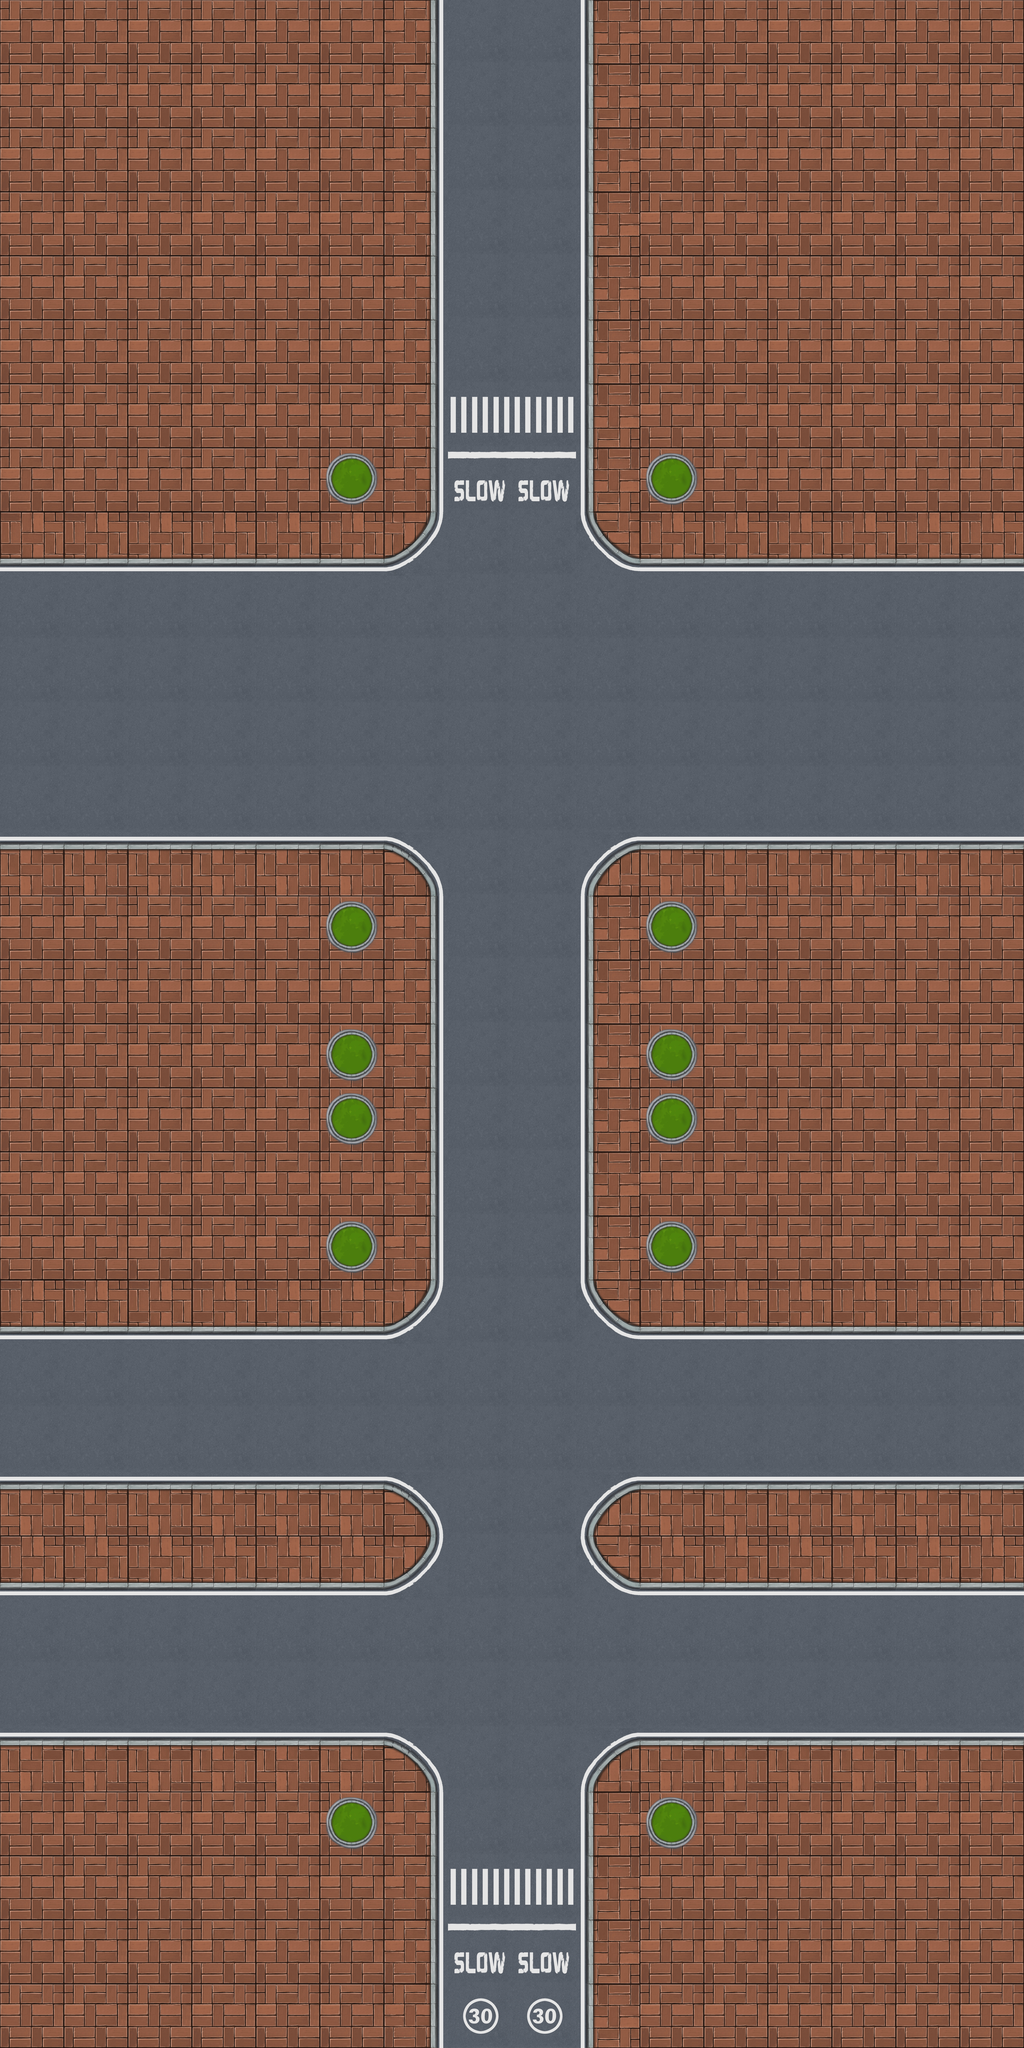

This is a level from a 2D game, rendered from its Tiled map with the project's own tilesets. A one-line summary and the complete map file follow:
An orthogonal 16x32 tile map with 256x256 px tiles, 1 tile layer (Слой тайлов 1).

<map version="1.0" orientation="orthogonal" renderorder="left-down" width="16" height="32" tilewidth="256" tileheight="256" nextobjectid="1">
 <tileset firstgid="1" name="city" tilewidth="256" tileheight="256" tilecount="55" columns="0">
  <tile id="55">
   <image width="256" height="256" source="VRGoogle1/city_tex/block_01.jpg" />
  </tile>
  <tile id="56">
   <image width="256" height="256" source="VRGoogle1/city_tex/block_02 — копия (2).jpg" />
  </tile>
  <tile id="57">
   <image width="256" height="256" source="VRGoogle1/city_tex/block_02 — копия (3).jpg" />
  </tile>
  <tile id="58">
   <image width="256" height="256" source="VRGoogle1/city_tex/block_02 — копия.jpg" />
  </tile>
  <tile id="59">
   <image width="256" height="256" source="VRGoogle1/city_tex/block_02.jpg" />
  </tile>
  <tile id="60">
   <image width="256" height="256" source="VRGoogle1/city_tex/block_03.jpg" />
  </tile>
  <tile id="61">
   <image width="256" height="256" source="VRGoogle1/city_tex/block_04 — копия (2).jpg" />
  </tile>
  <tile id="62">
   <image width="256" height="256" source="VRGoogle1/city_tex/block_04 — копия.jpg" />
  </tile>
  <tile id="63">
   <image width="256" height="256" source="VRGoogle1/city_tex/block_04.jpg" />
  </tile>
  <tile id="64">
   <image width="256" height="256" source="VRGoogle1/city_tex/block_05.jpg" />
  </tile>
  <tile id="65">
   <image width="256" height="256" source="VRGoogle1/city_tex/block_06.jpg" />
  </tile>
  <tile id="66">
   <image width="256" height="256" source="VRGoogle1/city_tex/block_07.jpg" />
  </tile>
  <tile id="67">
   <image width="256" height="256" source="VRGoogle1/city_tex/block_08.jpg" />
  </tile>
  <tile id="68">
   <image width="256" height="256" source="VRGoogle1/city_tex/block_09.jpg" />
  </tile>
  <tile id="69">
   <image width="256" height="256" source="VRGoogle1/city_tex/block_10.jpg" />
  </tile>
  <tile id="70">
   <image width="256" height="256" source="VRGoogle1/city_tex/block_11.jpg" />
  </tile>
  <tile id="71">
   <image width="256" height="256" source="VRGoogle1/city_tex/block_12.jpg" />
  </tile>
  <tile id="72">
   <image width="256" height="256" source="VRGoogle1/city_tex/block_13.jpg" />
  </tile>
  <tile id="73">
   <image width="256" height="256" source="VRGoogle1/city_tex/block_14.jpg" />
  </tile>
  <tile id="74">
   <image width="256" height="256" source="VRGoogle1/city_tex/block_15.jpg" />
  </tile>
  <tile id="75">
   <image width="256" height="256" source="VRGoogle1/city_tex/block_16.jpg" />
  </tile>
  <tile id="76">
   <image width="256" height="256" source="VRGoogle1/city_tex/block_17.jpg" />
  </tile>
  <tile id="77">
   <image width="256" height="256" source="VRGoogle1/city_tex/block_18.jpg" />
  </tile>
  <tile id="78">
   <image width="256" height="256" source="VRGoogle1/city_tex/block_19.jpg" />
  </tile>
  <tile id="79">
   <image width="256" height="256" source="VRGoogle1/city_tex/block_20.jpg" />
  </tile>
  <tile id="80">
   <image width="256" height="256" source="VRGoogle1/city_tex/block_21.jpg" />
  </tile>
  <tile id="81">
   <image width="256" height="256" source="VRGoogle1/city_tex/block_22.jpg" />
  </tile>
  <tile id="82">
   <image width="256" height="256" source="VRGoogle1/city_tex/block_23.jpg" />
  </tile>
  <tile id="83">
   <image width="256" height="256" source="VRGoogle1/city_tex/block_24.jpg" />
  </tile>
  <tile id="84">
   <image width="256" height="256" source="VRGoogle1/city_tex/block_25.jpg" />
  </tile>
  <tile id="85">
   <image width="256" height="256" source="VRGoogle1/city_tex/block_26.jpg" />
  </tile>
  <tile id="86">
   <image width="256" height="256" source="VRGoogle1/city_tex/block_27.jpg" />
  </tile>
  <tile id="87">
   <image width="256" height="256" source="VRGoogle1/city_tex/green_01.jpg" />
  </tile>
  <tile id="88">
   <image width="256" height="256" source="VRGoogle1/city_tex/green_02.jpg" />
  </tile>
  <tile id="89">
   <image width="256" height="256" source="VRGoogle1/city_tex/green_03.jpg" />
  </tile>
  <tile id="90">
   <image width="256" height="256" source="VRGoogle1/city_tex/green_04.jpg" />
  </tile>
  <tile id="91">
   <image width="256" height="256" source="VRGoogle1/city_tex/green_05.jpg" />
  </tile>
  <tile id="92">
   <image width="256" height="256" source="VRGoogle1/city_tex/green_06.jpg" />
  </tile>
  <tile id="93">
   <image width="256" height="256" source="VRGoogle1/city_tex/green_07.jpg" />
  </tile>
  <tile id="94">
   <image width="256" height="256" source="VRGoogle1/city_tex/green_08.jpg" />
  </tile>
  <tile id="95">
   <image width="256" height="256" source="VRGoogle1/city_tex/green_09.jpg" />
  </tile>
  <tile id="96">
   <image width="256" height="256" source="VRGoogle1/city_tex/green_10.jpg" />
  </tile>
  <tile id="97">
   <image width="256" height="256" source="VRGoogle1/city_tex/green_11.jpg" />
  </tile>
  <tile id="98">
   <image width="256" height="256" source="VRGoogle1/city_tex/green_12.jpg" />
  </tile>
  <tile id="99">
   <image width="256" height="256" source="VRGoogle1/city_tex/green_13.jpg" />
  </tile>
  <tile id="100">
   <image width="256" height="256" source="VRGoogle1/city_tex/green_14.jpg" />
  </tile>
  <tile id="101">
   <image width="256" height="256" source="VRGoogle1/city_tex/green_15.jpg" />
  </tile>
  <tile id="102">
   <image width="256" height="256" source="VRGoogle1/city_tex/green_16.jpg" />
  </tile>
  <tile id="103">
   <image width="256" height="256" source="VRGoogle1/city_tex/green_17.jpg" />
  </tile>
  <tile id="104">
   <image width="256" height="256" source="VRGoogle1/city_tex/green_18.jpg" />
  </tile>
  <tile id="105">
   <image width="256" height="256" source="VRGoogle1/city_tex/green_19.jpg" />
  </tile>
  <tile id="106">
   <image width="256" height="256" source="VRGoogle1/city_tex/green_20.jpg" />
  </tile>
  <tile id="107">
   <image width="256" height="256" source="VRGoogle1/city_tex/green_21.jpg" />
  </tile>
  <tile id="108">
   <image width="256" height="256" source="VRGoogle1/city_tex/green_22.jpg" />
  </tile>
  <tile id="109">
   <image width="256" height="256" source="VRGoogle1/city_tex/green_23.jpg" />
  </tile>
 </tileset>
 <layer name="Слой тайлов 1" width="16" height="32">
  <data encoding="csv">
56,56,56,56,56,56,60,65,65,57,56,56,56,56,56,56,
56,56,56,56,56,56,60,65,65,57,56,56,56,56,56,56,
56,56,56,56,56,56,60,65,65,57,56,56,56,56,56,56,
56,56,56,56,56,56,60,65,65,57,56,56,56,56,56,56,
56,56,56,56,56,56,60,65,65,57,56,56,56,56,56,56,
56,56,56,56,56,56,60,65,65,57,56,56,56,56,56,56,
56,56,56,56,56,56,60,68,68,57,56,56,56,56,56,56,
56,56,56,56,56,76,60,71,71,57,76,56,56,56,56,56,
59,59,59,59,59,59,62,65,65,63,59,59,59,59,59,59,
65,65,65,65,65,65,65,65,65,65,65,65,65,65,65,65,
65,65,65,65,65,65,65,65,65,65,65,65,65,65,65,65,
65,65,65,65,65,65,65,65,65,65,65,65,65,65,65,65,
65,65,65,65,65,65,65,65,65,65,65,65,65,65,65,65,
58,58,58,58,58,58,61,65,65,64,58,58,58,58,58,58,
56,56,56,56,56,76,60,65,65,57,76,56,56,56,56,56,
56,56,56,56,56,56,60,65,65,57,56,56,56,56,56,56,
56,56,56,56,56,76,60,65,65,57,76,56,56,56,56,56,
56,56,56,56,56,76,60,65,65,57,76,56,56,56,56,56,
56,56,56,56,56,56,60,65,65,57,56,56,56,56,56,56,
56,56,56,56,56,76,60,65,65,57,76,56,56,56,56,56,
59,59,59,59,59,59,62,65,65,63,59,59,59,59,59,59,
65,65,65,65,65,65,65,65,65,65,65,65,65,65,65,65,
65,65,65,65,65,65,65,65,65,65,65,65,65,65,65,65,
58,58,58,58,58,58,61,65,65,64,58,58,58,58,58,58,
59,59,59,59,59,59,62,65,65,63,59,59,59,59,59,59,
65,65,65,65,65,65,65,65,65,65,65,65,65,65,65,65,
65,65,65,65,65,65,65,65,65,65,65,65,65,65,65,65,
58,58,58,58,58,58,61,65,65,64,58,58,58,58,58,58,
56,56,56,56,56,76,60,65,65,57,76,56,56,56,56,56,
56,56,56,56,56,56,60,68,68,57,56,56,56,56,56,56,
56,56,56,56,56,56,60,71,71,57,56,56,56,56,56,56,
56,56,56,56,56,56,60,84,84,57,56,56,56,56,56,56
</data>
 </layer>
</map>
